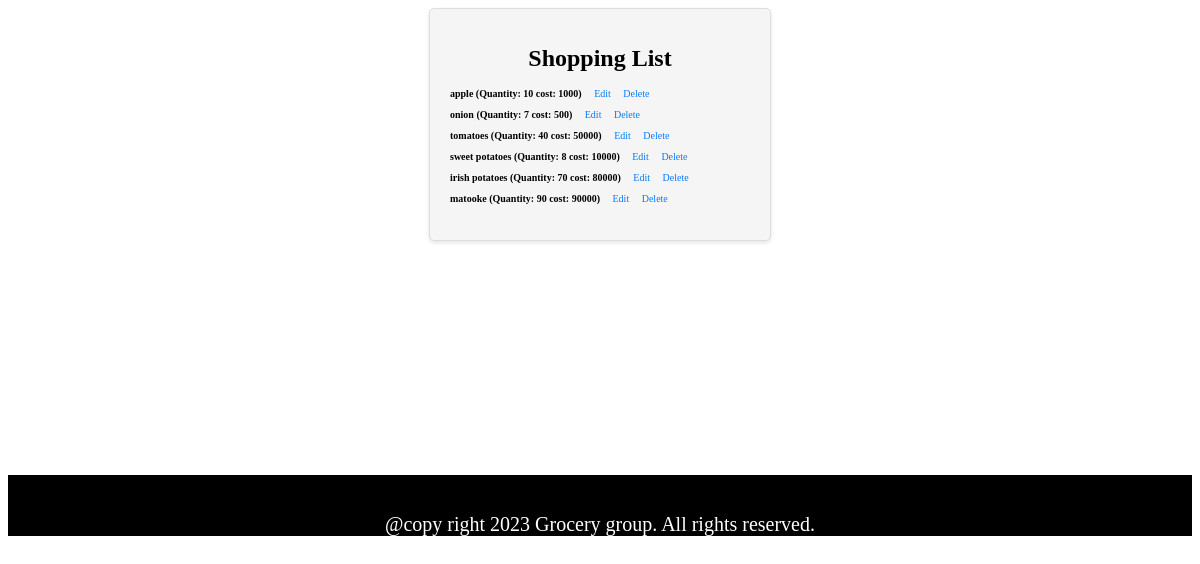
Before: /shopping_list/ with the older database file.
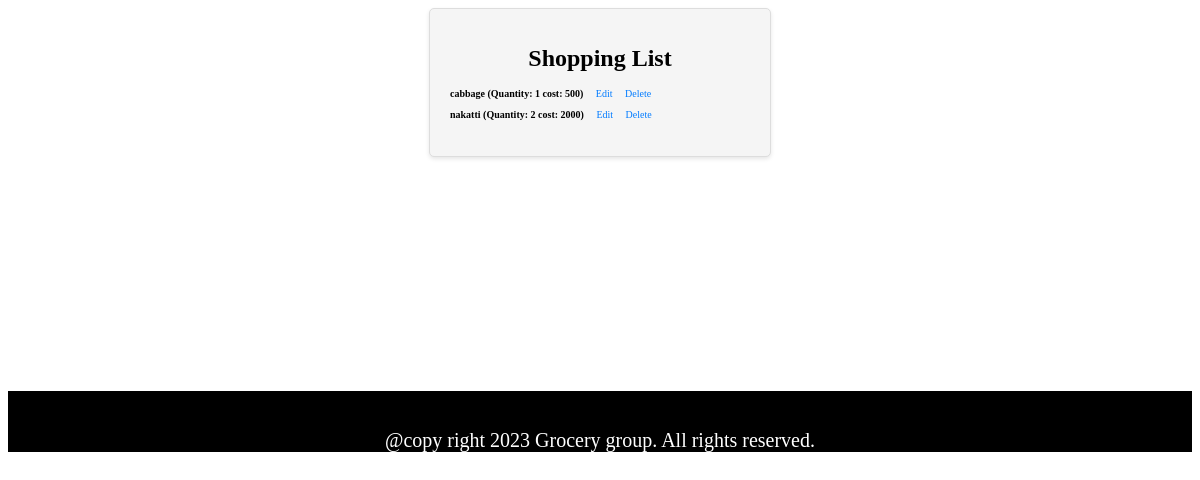
After: the same page with the newer database file.
### shopping/models.py (models this page shows, shortened)
class ShoppingList(models.Model):
    name = models.CharField(max_length=100,blank=False,null=False)
    quantity = models.IntegerField(default=0,blank=False,null=False)
    date = models.DateField(auto_now_add=True,blank=False,null=False)
    cost = models.IntegerField(default=0,blank=False,null=False)

### shopping/views.py (the view)
# urls.py: path('shopping_list/', views.shopping_list, name='shopping_list'),
def shopping_list (request):
    items = ShoppingList.objects.all()
    return render(request,'shopping_list.html',{'items':items})

### shopping/templates/shopping_list.html (shortened to what this page needs)
<!DOCTYPE html>
<html>
<head>
</head>
<body>
    <div class="card">
        <h1 style="text-align: center;">Shopping List</h1>
        <ul>
            {% for item in items %}
                <li style="font-size: 10px;">
                    <strong>{{ item.name }} (Quantity: {{ item.quantity }} cost: {{item.cost}})</strong>
                    <a href="{% url 'edit_item' item.id %}">Edit</a>
                    <a href="{% url 'delete' item.id %}">Delete</a>
                </li>
            {% empty %}
                <p>No items in the shopping list.</p>
            {% endfor %}
        </ul>
    </div>
    <br><br><br><br><br><br><br><br><br><br><br><br><br>
    <div class="bottom">
        <footer style="background: black;">
          <div class="container center-text">
            <span class="sub-heading"> Grocery group</span>
            <p style="text-align: center; color: white; font-size: 20px;">
              @copy right 2023 Grocery group.
              All rights reserved.
            </p>
          </div>
        </footer>
      </div>
</body>
</html>

Changed rows visible on the page:
removed ShoppingList: name "apple", quantity "10", cost "1000"
removed ShoppingList: name "onion", quantity "7", cost "500"
removed ShoppingList: name "tomatoes", quantity "40", cost "50000"
removed ShoppingList: name "sweet potatoes", quantity "8", cost "10000"
removed ShoppingList: name "irish potatoes", quantity "70", cost "80000"
removed ShoppingList: name "matooke", quantity "90", cost "90000"
added ShoppingList: name "cabbage", quantity "1", cost "500"
added ShoppingList: name "nakatti", quantity "2", cost "2000"
